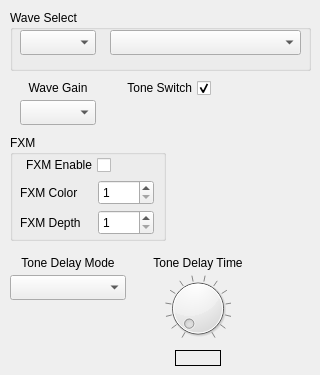
    <widget class="QWidget" name="tab_wave">
     <attribute name="title">
      <string>Wave</string>
     </attribute>
     <widget class="QGroupBox" name="groupBox_waveselect">
      <property name="geometry">
       <rect>
        <x>10</x>
        <y>10</y>
        <width>301</width>
        <height>61</height>
       </rect>
      </property>
      <property name="title">
       <string>Wave Select</string>
      </property>
      <widget class="QComboBox" name="comboBox_wavegroup">
       <property name="geometry">
        <rect>
         <x>10</x>
         <y>20</y>
         <width>76</width>
         <height>25</height>
        </rect>
       </property>
      </widget>
      <widget class="QComboBox" name="comboBox_wavenumber">
       <property name="geometry">
        <rect>
         <x>100</x>
         <y>20</y>
         <width>191</width>
         <height>25</height>
        </rect>
       </property>
       <property name="maxVisibleItems">
        <number>30</number>
       </property>
      </widget>
     </widget>
     <widget class="QComboBox" name="comboBox_wavegain">
      <property name="geometry">
       <rect>
        <x>20</x>
        <y>100</y>
        <width>76</width>
        <height>25</height>
       </rect>
      </property>
     </widget>
     <widget class="QLabel" name="label_wavegain">
      <property name="geometry">
       <rect>
        <x>20</x>
        <y>80</y>
        <width>76</width>
        <height>16</height>
       </rect>
      </property>
      <property name="text">
       <string>Wave Gain</string>
      </property>
      <property name="alignment">
       <set>Qt::AlignCenter</set>
      </property>
     </widget>
     <widget class="QCheckBox" name="checkBox_toneswitch">
      <property name="geometry">
       <rect>
        <x>110</x>
        <y>80</y>
        <width>101</width>
        <height>16</height>
       </rect>
      </property>
      <property name="layoutDirection">
       <enum>Qt::RightToLeft</enum>
      </property>
      <property name="text">
       <string>Tone Switch</string>
      </property>
      <property name="checked">
       <bool>true</bool>
      </property>
     </widget>
     <widget class="QGroupBox" name="groupBox_fxm">
      <property name="geometry">
       <rect>
        <x>10</x>
        <y>135</y>
        <width>156</width>
        <height>106</height>
       </rect>
      </property>
      <property name="title">
       <string>FXM</string>
      </property>
      <widget class="QCheckBox" name="checkBox_fxmswitch">
       <property name="geometry">
        <rect>
         <x>5</x>
         <y>20</y>
         <width>96</width>
         <height>20</height>
        </rect>
       </property>
       <property name="layoutDirection">
        <enum>Qt::RightToLeft</enum>
       </property>
       <property name="text">
        <string>FXM Enable</string>
       </property>
      </widget>
      <widget class="QLabel" name="label_fxmcolor">
       <property name="geometry">
        <rect>
         <x>10</x>
         <y>50</y>
         <width>71</width>
         <height>16</height>
        </rect>
       </property>
       <property name="text">
        <string>FXM Color</string>
       </property>
      </widget>
      <widget class="QLabel" name="label_fxmdepth">
       <property name="geometry">
        <rect>
         <x>10</x>
         <y>80</y>
         <width>71</width>
         <height>16</height>
        </rect>
       </property>
       <property name="text">
        <string>FXM Depth</string>
       </property>
      </widget>
      <widget class="QSpinBox" name="spinBox_fxmcolor">
       <property name="geometry">
        <rect>
         <x>88</x>
         <y>45</y>
         <width>56</width>
         <height>25</height>
        </rect>
       </property>
       <property name="minimum">
        <number>1</number>
       </property>
       <property name="maximum">
        <number>4</number>
       </property>
      </widget>
      <widget class="QSpinBox" name="spinBox_fxmdepth">
       <property name="geometry">
        <rect>
         <x>88</x>
         <y>75</y>
         <width>56</width>
         <height>25</height>
        </rect>
       </property>
       <property name="minimum">
        <number>1</number>
       </property>
       <property name="maximum">
        <number>16</number>
       </property>
      </widget>
     </widget>
     <widget class="QDial" name="dial_tonedelaytime">
      <property name="geometry">
       <rect>
        <x>165</x>
        <y>275</y>
        <width>66</width>
        <height>67</height>
       </rect>
      </property>
      <property name="cursor">
       <cursorShape>ClosedHandCursor</cursorShape>
      </property>
      <property name="maximum">
       <number>127</number>
      </property>
      <property name="notchTarget">
       <double>10.000000000000000</double>
      </property>
      <property name="notchesVisible">
       <bool>true</bool>
      </property>
     </widget>
     <widget class="QLabel" name="label_tonedelaymode">
      <property name="geometry">
       <rect>
        <x>10</x>
        <y>255</y>
        <width>116</width>
        <height>16</height>
       </rect>
      </property>
      <property name="text">
       <string>Tone Delay Mode</string>
      </property>
      <property name="alignment">
       <set>Qt::AlignCenter</set>
      </property>
     </widget>
     <widget class="QComboBox" name="comboBox_tonedelaymode">
      <property name="geometry">
       <rect>
        <x>10</x>
        <y>275</y>
        <width>116</width>
        <height>25</height>
       </rect>
      </property>
     </widget>
     <widget class="QLabel" name="label_tonedelaytime">
      <property name="geometry">
       <rect>
        <x>145</x>
        <y>255</y>
        <width>106</width>
        <height>16</height>
       </rect>
      </property>
      <property name="text">
       <string>Tone Delay Time</string>
      </property>
      <property name="alignment">
       <set>Qt::AlignCenter</set>
      </property>
     </widget>
     <widget class="QLabel" name="label_tonedelaytimevalue">
      <property name="geometry">
       <rect>
        <x>175</x>
        <y>350</y>
        <width>46</width>
        <height>16</height>
       </rect>
      </property>
      <property name="frameShape">
       <enum>QFrame::Box</enum>
      </property>
      <property name="text">
       <string/>
      </property>
      <property name="alignment">
       <set>Qt::AlignCenter</set>
      </property>
     </widget>
    </widget>
